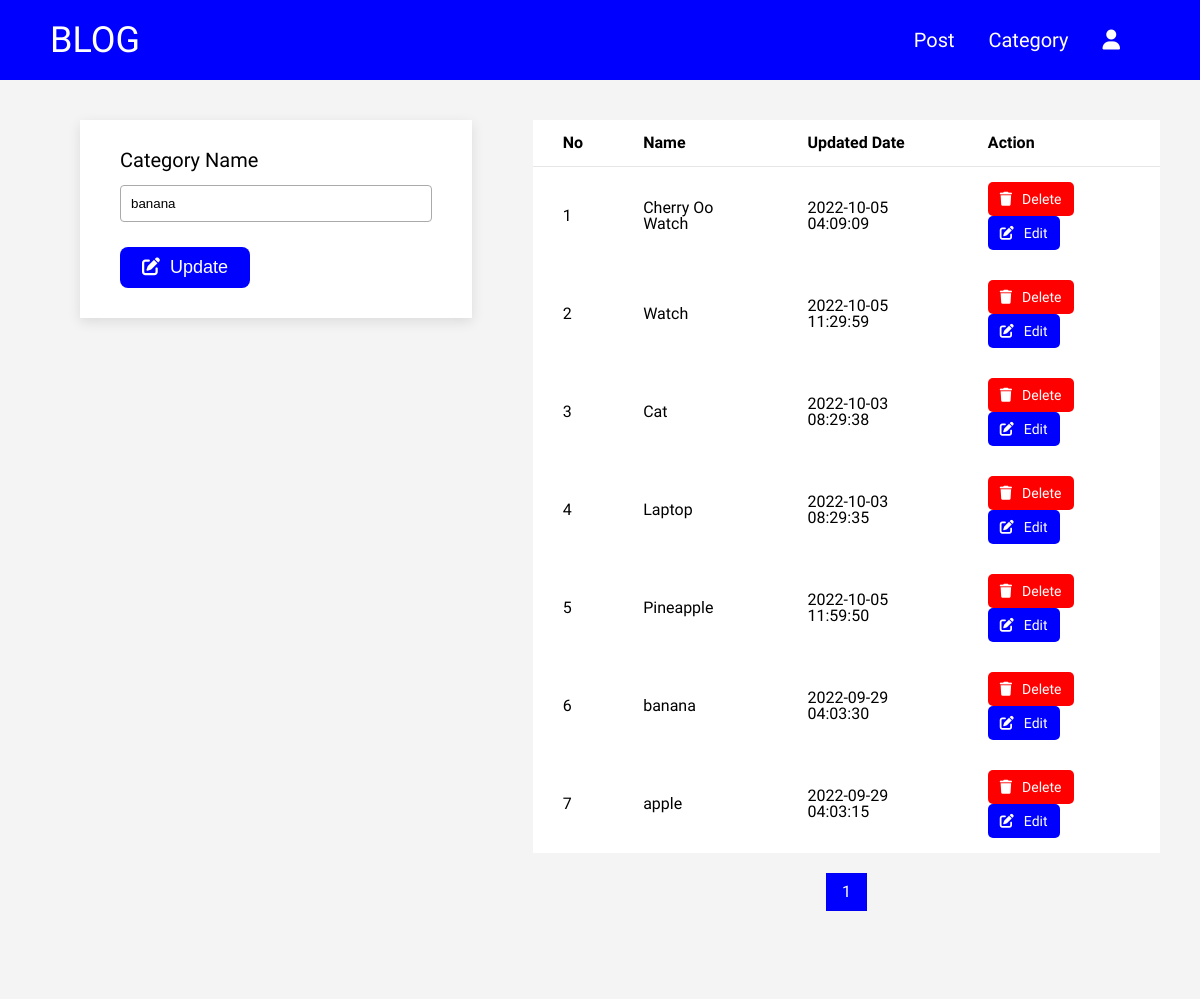
/category/edit.php?id=10, run on the app's committed database.
### tables this page shows
CREATE TABLE `categories` (
  `id` int NOT NULL AUTO_INCREMENT,
  `name` varchar(225) NOT NULL,
  `created_date` datetime NOT NULL,
  `updated_date` datetime NOT NULL,
  PRIMARY KEY (`id`)
);

### category/edit.php (the view, shortened to what this page needs)
<?php
require_once"../common/conn.php";
?>
<!DOCTYPE html>
<html lang="en">
<head>
    <link rel="stylesheet" href="../css/reset.css">
    <link rel="stylesheet" href="../css/common.css">
    <link rel="stylesheet" href="../css/categories.css">
    <link rel="stylesheet" href="https://cdnjs.cloudflare.com/ajax/libs/font-awesome/6.2.0/css/all.min.css" />
</head>
<body>
    <?php include "../common/nav.php"; ?>
    <div class="up clearfix">
    <div class="lft">
        <?php
        $id = $_GET['id'];
        $category = "SELECT * FROM categories WHERE id=$id";
        $query = mysqli_query($conn,$category);
        $row = mysqli_fetch_assoc($query);
        ?>
        <div class="container">
            <div class="inner">
                <form class="form" action="" method="post">
                    <div class="form-group">
                        <label for="name">Category Name</label><br>
                        <input type="text" name="name" value="<?php echo $row['name'] ?>">
                    </div>
                    <div class="btn-up">
                        <button class="btn" name="categoryEdit"><i class='fa-solid fa-pen-to-square'></i>Update</button>
                    </div>
                </form>
            </div>
        </div>
    </div>
    <div class="rgt">
        <?php
        if (!isset ($_GET['page']) ) {
            $page = 1;
        } else {
            $page = $_GET['page'];
        }
        $resultsPerPage = 10;
        $pageFirstResult = ($page-1) * $resultsPerPage;
        $sql = "SELECT * FROM categories ORDER BY id DESC";
        $result = mysqli_query($conn, $sql);
        $numberOfResult = mysqli_num_rows($result);
        $numberOfPage = ceil ($numberOfResult / $resultsPerPage);
        $sql = "SELECT * FROM categories ORDER BY id DESC LIMIT " . $pageFirstResult . ',' . $resultsPerPage;
        $query = mysqli_query($conn, $sql);
        ?>
        <div class="">
            <table>
                <thead>
                    <tr>
                        <th>No</th>
                        <th>Name</th>
                        <th>Updated Date</th>
                        <th>Action</th>
                    </tr>
                </thead>
                <tbody>
                    <?php
                    $getPage= isset($_GET['page']) ? $_GET['page'] : 1;
                    $num = ($getPage - 1) * $resultsPerPage;
                    while($rows = mysqli_fetch_assoc($query)){
                        echo "<tr>";
                        echo "<td>".++$num."</td>";
                        echo "<td>{$rows['name']}</td>";
                        echo "<td>{$rows['updated_date']}</td>";
                        echo "<td><a class='del' href='destroy.php?id={$rows['id']}'><i class='fa-solid fa-trash'></i>Delete</a><a class='edit' href='edit.php?id={$rows['id']}'><i class='fa-solid fa-pen-to-square'></i>Edit</a></td>";
                    ?>
                    <?php }
                    echo "</tr>";
                    ?>
                </tbody>
            </table>
        </div>
        <div class="pagination clearfix">
                <div class="paginate-up">
                    <?php
                    $currentPage = isset($_GET['page'])?$_GET['page'] : 1;
                    for($page = 1; $page<= $numberOfPage; $page++) {
                        $activeClass = "";
                        if($page==$currentPage)
                        {
                            $activeClass = "active-link";
                        }
                        echo '<a id="paginate" class="paginate border-radius '.$activeClass.'" href = "index.php?page=' . $page . '">' . $page . ' </a>';
                    }
                    ?>
                </div>
            </div>
    </div>
    </div>
</body>
</html>

### css/common.css (style rules this page uses)
* { box-sizing: border-box; scroll-behavior: smooth; }
body { font-size: 16px; font-family: 'Roboto', sans-serif; font-weight: 400; }
.clearfix::after { clear: both; display: table; content: ''; }

### css/categories.css (style rules this page uses)
body { background-color: #f4f4f4;; }
.up { margin: 40px; }
.lft { float: left; width: 35%; padding: 30px 0px; float: left; background-color: #ffffff; width: 35%; box-shadow: rgb(0 0 0 / 10%) 0px 4px 12px; padding: 30px 40px; margin-left: 40px; margin-top: 20px; }
.rgt { float: right; width: 56%; }
label { font-size: 20px; }
.form-group { margin-bottom: 25px; }
input { width: 100%; outline: none; margin-top: 15px; padding: 10px; border-radius: 4px; border: 1px solid #aaa; }
button.btn { padding: 8px 20px; font-size: 18px; border: 2px solid transparent; cursor: pointer; background-color: blue; color: #ffffff; border-radius: 8px; }
table { width: 100%; background-color: white; margin-top: 20px; }
thead { border-bottom: 1px solid rgba(0,0,0,0.05); }
th { font-weight: 700; }
th,td { text-align: left; padding: 15px 30px; vertical-align: middle; }
.del { text-decoration: none; color: white; border: 2px solid transparent; background-color: red; font-size: 14px; padding: 8px 10px; border-radius: 5px; display: inline-block; margin-right: 8px; }
.edit { text-decoration: none; border: 2px solid transparent; color: white; background-color: blue; font-size: 14px; padding: 8px 10px; border-radius: 5px; display: inline-block; margin-right: 8px; }
i { margin-right: 10px; }
.pagination { margin: 20px 0px 60px; text-align: center; }
.paginate-up { display: inline-block; background: white; border-radius: 10px; }
.paginate { display: inline-block; border: 1px solid rgba(0,0,0,0.05); text-decoration: none; padding: 10px 15px; }
.active-link { background-color: blue; color: white; }

### css/style.css (style rules this page uses)
body { background-color: #f4f4f4; }

### data on the page
categories: name "banana", updated_date "2022-09-29 04:03:30"
categories: name "Cherry Oo Watch", updated_date "2022-10-05 04:09:09"
categories: name "Watch", updated_date "2022-10-05 11:29:59"
categories: name "Cat", updated_date "2022-10-03 08:29:38"
categories: name "Laptop", updated_date "2022-10-03 08:29:35"
categories: name "Pineapple", updated_date "2022-10-05 11:59:50"
categories: name "apple", updated_date "2022-09-29 04:03:15"
